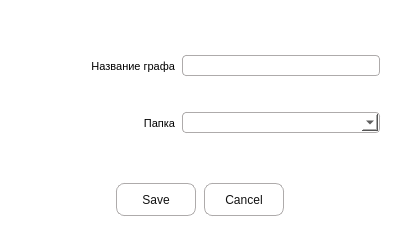
<?xml version="1.0" encoding="UTF-8"?>
<ui version="4.0">
 <class>add_graph_dialog</class>
 <widget class="QDialog" name="add_graph_dialog">
  <property name="geometry">
   <rect>
    <x>0</x>
    <y>0</y>
    <width>400</width>
    <height>250</height>
   </rect>
  </property>
  <property name="minimumSize">
   <size>
    <width>400</width>
    <height>250</height>
   </size>
  </property>
  <property name="maximumSize">
   <size>
    <width>400</width>
    <height>250</height>
   </size>
  </property>
  <property name="windowTitle">
   <string>Сохранение графа</string>
  </property>
  <property name="statusTip">
   <string/>
  </property>
  <property name="whatsThis">
   <string/>
  </property>
  <property name="styleSheet">
   <string notr="true">QDialog{
background-color: rgb(255, 255, 255);
}

QWidget{
background-color: rgb(255, 255, 255);
}

QFrame{
	border-color: rgb(245, 242, 242);
background-color: rgb(255, 255, 255);
}

QPushButton{
	width: 70px;
	height: 23px;
	color: rgb(17,17,17);
	border-width: 1px;
	border-radius: 8px;
	border-color: rgb(174, 171, 171);
	border-style: solid;
	background-color: rgb(255, 255, 255);
	margin: 1px;
	padding: 4px;
}

QPushButton:hover{
	width: 70px;
	height: 23px;
	color: rgb(17,17,17);
	border-width: 1px;
	border-radius: 8px;
	border-color: rgb(174, 171, 171);
	border-style: solid;
	background-color: rgb(249, 247, 247);
	margin: 1px;
	padding: 2px;
}

QLineEdit{
	border-width: 1px;
	border-radius: 4px;
	border-style: solid;
	border-color: rgb(174, 171, 171);
	margin: 1px;
	padding: 2px;
	background-color: rgb(255, 255, 255);
}

QComboBox{
	border-width: 1px;
	border-radius: 4px;
	border-style: solid;
	border-color: rgb(174, 171, 171);
	margin: 1px;
	padding: 2px;
}
</string>
  </property>
  <property name="inputMethodHints">
   <set>Qt::ImhNone</set>
  </property>
  <widget class="QDialogButtonBox" name="buttonBox">
   <property name="geometry">
    <rect>
     <x>0</x>
     <y>170</y>
     <width>400</width>
     <height>60</height>
    </rect>
   </property>
   <property name="font">
    <font>
     <pointsize>8</pointsize>
    </font>
   </property>
   <property name="orientation">
    <enum>Qt::Horizontal</enum>
   </property>
   <property name="standardButtons">
    <set>QDialogButtonBox::Cancel|QDialogButtonBox::Save</set>
   </property>
   <property name="centerButtons">
    <bool>true</bool>
   </property>
  </widget>
  <widget class="QWidget" name="gridLayoutWidget">
   <property name="geometry">
    <rect>
     <x>20</x>
     <y>30</y>
     <width>361</width>
     <height>131</height>
    </rect>
   </property>
   <layout class="QGridLayout" name="gridLayout">
    <property name="sizeConstraint">
     <enum>QLayout::SetNoConstraint</enum>
    </property>
    <property name="spacing">
     <number>6</number>
    </property>
    <item row="0" column="0">
     <widget class="QLabel" name="name_graph_label">
      <property name="sizePolicy">
       <sizepolicy hsizetype="Fixed" vsizetype="Fixed">
        <horstretch>0</horstretch>
        <verstretch>0</verstretch>
       </sizepolicy>
      </property>
      <property name="minimumSize">
       <size>
        <width>100</width>
        <height>30</height>
       </size>
      </property>
      <property name="maximumSize">
       <size>
        <width>220</width>
        <height>30</height>
       </size>
      </property>
      <property name="font">
       <font>
        <family>MS Shell Dlg 2</family>
        <pointsize>8</pointsize>
       </font>
      </property>
      <property name="layoutDirection">
       <enum>Qt::LeftToRight</enum>
      </property>
      <property name="text">
       <string>Название графа</string>
      </property>
      <property name="alignment">
       <set>Qt::AlignRight|Qt::AlignTrailing|Qt::AlignVCenter</set>
      </property>
      <property name="wordWrap">
       <bool>true</bool>
      </property>
      <property name="margin">
       <number>3</number>
      </property>
     </widget>
    </item>
    <item row="1" column="0">
     <widget class="QLabel" name="name_folder_label">
      <property name="sizePolicy">
       <sizepolicy hsizetype="Fixed" vsizetype="Fixed">
        <horstretch>0</horstretch>
        <verstretch>0</verstretch>
       </sizepolicy>
      </property>
      <property name="minimumSize">
       <size>
        <width>100</width>
        <height>30</height>
       </size>
      </property>
      <property name="maximumSize">
       <size>
        <width>220</width>
        <height>30</height>
       </size>
      </property>
      <property name="font">
       <font>
        <family>MS Shell Dlg 2</family>
        <pointsize>8</pointsize>
       </font>
      </property>
      <property name="layoutDirection">
       <enum>Qt::LeftToRight</enum>
      </property>
      <property name="text">
       <string>Папка</string>
      </property>
      <property name="alignment">
       <set>Qt::AlignRight|Qt::AlignTrailing|Qt::AlignVCenter</set>
      </property>
      <property name="wordWrap">
       <bool>true</bool>
      </property>
      <property name="margin">
       <number>3</number>
      </property>
     </widget>
    </item>
    <item row="0" column="1">
     <widget class="QLineEdit" name="name_graph">
      <property name="sizePolicy">
       <sizepolicy hsizetype="Fixed" vsizetype="Fixed">
        <horstretch>3</horstretch>
        <verstretch>0</verstretch>
       </sizepolicy>
      </property>
      <property name="minimumSize">
       <size>
        <width>200</width>
        <height>23</height>
       </size>
      </property>
      <property name="maximumSize">
       <size>
        <width>10000</width>
        <height>23</height>
       </size>
      </property>
      <property name="font">
       <font>
        <pointsize>8</pointsize>
       </font>
      </property>
     </widget>
    </item>
    <item row="1" column="1">
     <widget class="QComboBox" name="folders_box">
      <property name="sizePolicy">
       <sizepolicy hsizetype="Fixed" vsizetype="Fixed">
        <horstretch>0</horstretch>
        <verstretch>0</verstretch>
       </sizepolicy>
      </property>
      <property name="minimumSize">
       <size>
        <width>200</width>
        <height>23</height>
       </size>
      </property>
      <property name="maximumSize">
       <size>
        <width>16777215</width>
        <height>23</height>
       </size>
      </property>
      <property name="font">
       <font>
        <pointsize>8</pointsize>
       </font>
      </property>
     </widget>
    </item>
   </layout>
  </widget>
 </widget>
 <resources/>
 <connections/>
</ui>
